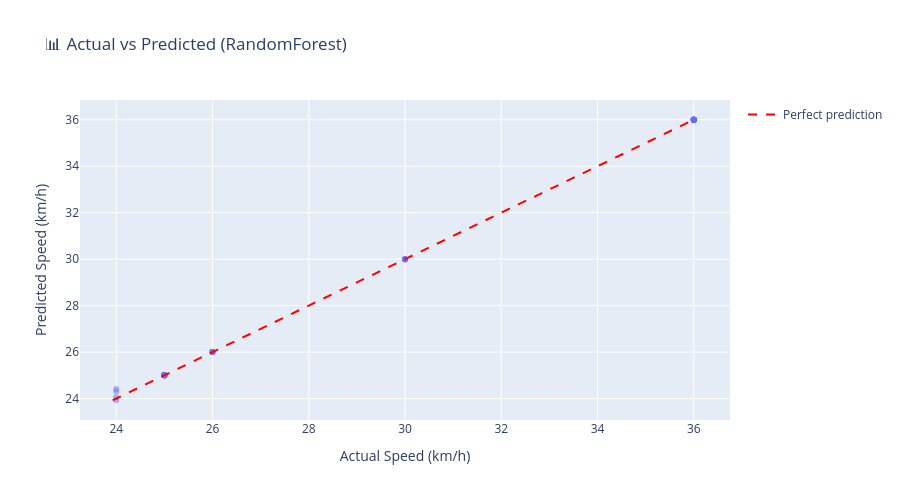

Notebook code for this chart:
### Markdown cell above
## 8. Actual vs Predicted Plot

### Code cell
# Scatter plot: actual vs predicted
fig = px.scatter(
    x=y_test.values,
    y=best_pred,
    labels={'x': 'Actual Speed (km/h)', 'y': 'Predicted Speed (km/h)'},
    title=f'📊 Actual vs Predicted ({best_name})',
    opacity=0.5,
)
# Add perfect prediction line
min_val = min(y_test.min(), best_pred.min())
max_val = max(y_test.max(), best_pred.max())
fig.add_trace(go.Scatter(
    x=[min_val, max_val], y=[min_val, max_val],
    mode='lines', name='Perfect prediction',
    line=dict(color='red', dash='dash')
))
fig.update_layout(height=500)
fig.show()

### Figure 1 — Plotly figure (JSON) as saved in the notebook; plotly's stock layout.template omitted (floating-point values rounded to 4 significant figures)
{"data": [{"hovertemplate": "Actual Speed (km/h)=%{x}<br>Predicted Speed (km/h)=%{y}<extra></extra>", "legendgroup": "", "marker": {"color": "#636efa", "opacity": 0.5, "symbol": "circle"}, "mode": "markers", "name": "", "orientation": "v", "showlegend": false, "type": "scatter", "x": [36.0, 25.0, 25.0, 36.0, 30.0, 25.0, 36.0, 26.0, 36.0, 25.0, 25.0, 36.0, 30.0, 25.0, 36.0, 26.0, 36.0, 25.0, 25.0, 36.0, 30.0, 24.0, 36.0, 26.0, 36.0, 25.0, 25.0, 36.0, 30.0, 24.0, 36.0, 26.0, 36.0, 25.0, 25.0, 36.0, 30.0, 24.0, 36.0, 26.0, 36.0, 25.0, 25.0, 36.0, 30.0, 24.0, 36.0, 26.0], "xaxis": "x", "y": [36.0, 25.0, 25.0, 36.0, 30.0, 25.0, 36.0, 26.0, 36.0, 25.0, 25.0, 36.0, 30.0, 25.0, 36.0, 26.0, 36.0, 25.0, 25.0, 36.0, 30.0, 24.41, 36.0, 26.0, 36.0, 25.0, 25.0, 36.0, 30.0, 24.31, 36.0, 26.0, 36.0, 25.0, 25.0, 36.0, 30.0, 24.06, 36.0, 26.0, 36.0, 25.0, 25.0, 36.0, 30.0, 23.93, 36.0, 26.0], "yaxis": "y"}, {"line": {"color": "red", "dash": "dash"}, "mode": "lines", "name": "Perfect prediction", "type": "scatter", "x": [23.93, 36], "y": [23.93, 36]}], "layout": {"height": 500, "legend": {"tracegroupgap": 0}, "title": {"text": "📊 Actual vs Predicted (RandomForest)"}, "xaxis": {"anchor": "y", "domain": [0, 1], "title": {"text": "Actual Speed (km/h)"}}, "yaxis": {"anchor": "x", "domain": [0, 1], "title": {"text": "Predicted Speed (km/h)"}}}}
